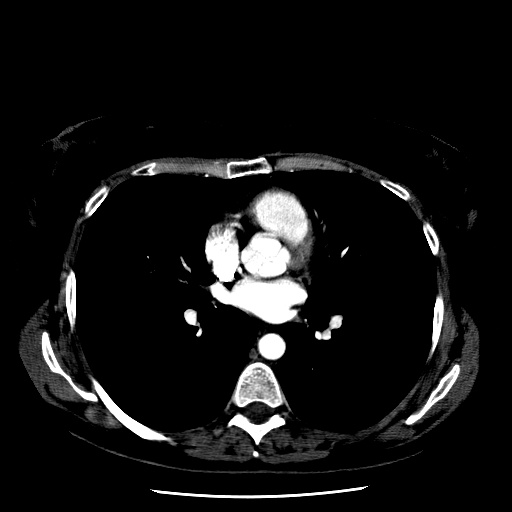
#> input picture 1.jpg, 512 x 512 px
$ python lung_mask_cv.py
#> lines starting #> are read from the running program, lines starting #| are printed output that depends on the picture; after the words box and inside, x2 and y2 are one past the last pixel; in counts of white or black regions, pixels touching at a corner belong together
"""
完成分水岭算法步骤：
1、加载原始图像
2、阈值分割，将图像分割为黑白两个部分
3、对图像进行开运算，即先腐蚀在膨胀
4、对开运算的结果再进行 膨胀，得到大部分是背景的区域
5、通过距离变换 Distance Transform 获取前景区域
6、背景区域sure_bg 和前景区域sure_fg相减，得到即有前景又有背景的重合区域
7、连通区域处理
8、最后使用分水岭算法
"""

import cv2
import numpy as np
import matplotlib.pyplot as plt

# Step1: 加载图像
img = cv2.imread('1.jpg')
#> img is the input picture: shape (512, 512, 3); min 0, max 255, mean 19.6
img = cv2.cvtColor(img, cv2.COLOR_BGR2RGB)
gray = cv2.cvtColor(img, cv2.COLOR_RGB2GRAY)
# plt.imshow(gray)
# plt.show()

# Step2: 阈值分割，将图像分为黑白两部分
ret, thresh = cv2.threshold(gray, 10, 255, cv2.THRESH_BINARY)
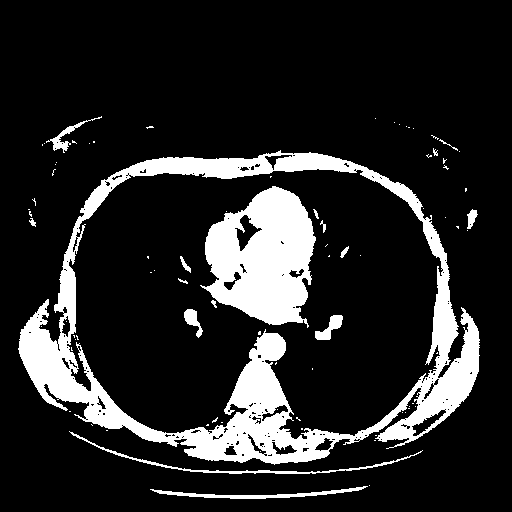
#> thresh: shape (512, 512); 15.5% white; 82 white regions (65 under 20 px), largest, box (x1, y1, x2, y2) and area: (18, 150, 480, 465) 26927, (200, 186, 316, 328) 10633, (69, 431, 423, 474) 822

# Step3: 开运算-先腐蚀再膨胀
kernel = np.ones((3, 3), np.uint8)
opening = cv2.morphologyEx(thresh, cv2.MORPH_OPEN, kernel, iterations=2)
#> opening: shape (512, 512); 13.4% white; 22 white regions, largest, box (x1, y1, x2, y2) and area: (205, 187, 315, 325) 10446, (184, 333, 329, 464) 7118, (19, 317, 174, 444) 5051

# Step4: 对“开运算”的结果进行膨胀，得到大部分都是背景的区域
sure_bg = cv2.dilate(opening, kernel, iterations=3)
#> sure_bg: shape (512, 512); 19.4% white; 9 white regions, largest, box (x1, y1, x2, y2) and area: (81, 150, 482, 445) 16847, (202, 184, 318, 328) 12652, (181, 330, 353, 467) 10358

# Step5: 通过distanceTransform获取前景区域
dist_transform = cv2.distanceTransform(opening, cv2.DIST_L2, 5)
ret, sure_fg = cv2.threshold(dist_transform, 0.1 * dist_transform.max(), 255, 0)
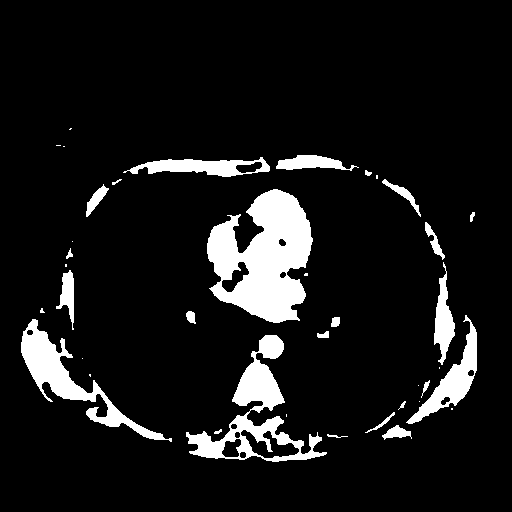
#> sure_fg: shape (512, 512) float32; 9.4% white; 39 white regions (15 under 20 px), largest, box (x1, y1, x2, y2) and area: (207, 189, 313, 323) 8880, (186, 335, 327, 462) 4650, (21, 319, 172, 442) 3581
#> ret = 2.58

# Step6: sure_bg与sure_fg相减,得到既有前景又有背景的重合区域
sure_fg = np.uint8(sure_fg)
# 此区域和轮廓区域的关系未知
unknown = cv2.subtract(sure_bg, sure_fg)
#> unknown: shape (512, 512); 10.1% white; 21 white regions, largest, box (x1, y1, x2, y2) and area: (81, 150, 482, 445) 10090, (16, 236, 177, 447) 5198, (181, 330, 353, 467) 4611

# Step7: 连通区域处理
# 对连通区域进行标号  序号为 0- N-1
ret, markers = cv2.connectedComponents(sure_fg, connectivity=8)
#> markers: shape (512, 512) int32; 40 distinct labels, from 0 to 39
#> ret = 40
# OpenCV 分水岭算法对物体做的标注必须都 大于1，背景为标号为0,因此对所有markers加1变成了1-N
markers = markers + 1
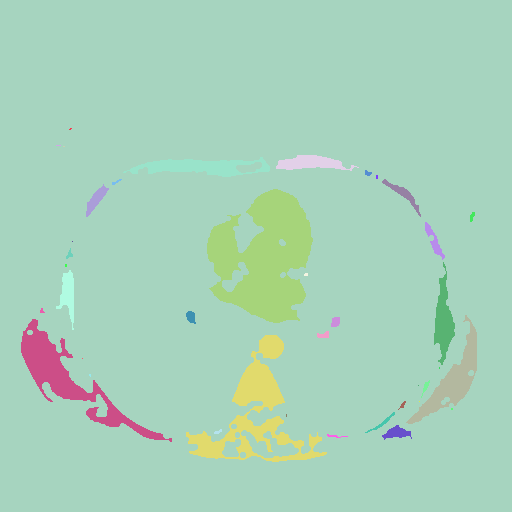
#> markers: shape (512, 512) int32; 40 distinct labels, from 1 to 40; one colour per label, 0 black

# 去掉属于背景区域的部分（即让其变为0，成为背景）
# 此语句的Python语法 类似于if ，“unknow==255” 返回的是图像矩阵的真值表。
# 现在整个markers里面有：0，1，2，3 ..... N
# 0：代表unknown, 1,2,3,...代表就是连通区域

markers[unknown == 255] = 0
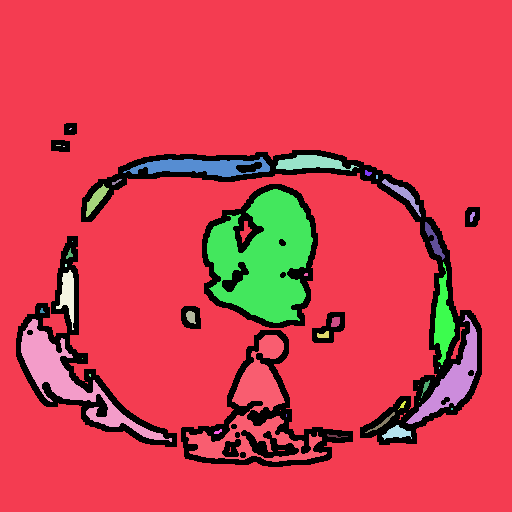
#> markers: shape (512, 512) int32; 41 distinct labels, from 0 to 40; one colour per label, 0 black

# Step8: 分水岭算法
markers = cv2.watershed(img, markers)  # 分水岭算法后，所有轮廓的像素点被标注为  -1
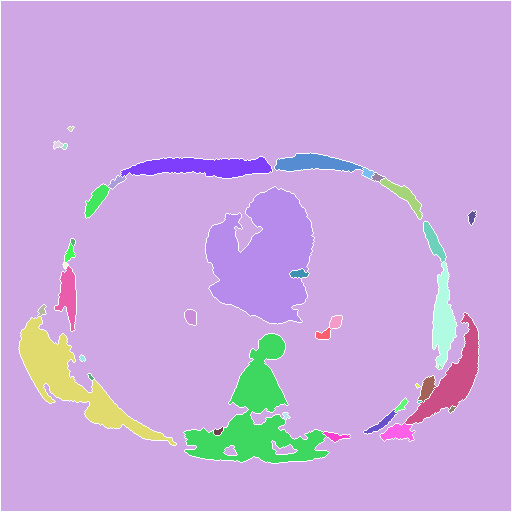
#> markers: shape (512, 512) int32; 41 distinct labels, from -1 to 40; one colour per label, 0 black, -1 white
# 现在整个markers里面有：-1, 0, 1
# -1:代表分水岭
lung_mask = img
img[markers == -1] = [0, 0, 255]  # 标注为-1 的像素点标红
#> img: shape (512, 512, 3); 2.31% of pixels changed, all inside (x1, y1, x2, y2) = (0, 0, 512, 512)

lung_mask[markers==1]=[0,0,0]
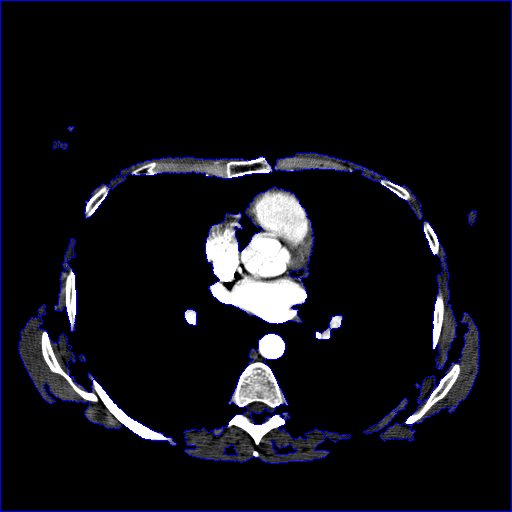
#> lung_mask: shape (512, 512, 3); 9.12% of pixels changed, all inside (x1, y1, x2, y2) = (0, 0, 512, 512)
# ret, thresh_mask = cv2.threshold(gray, 1, 255, cv2.THRESH_BINARY)
mask_inv = cv2.bitwise_not(lung_mask)
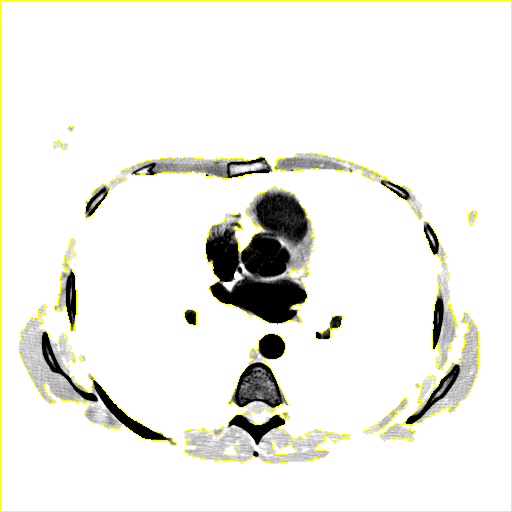
#> mask_inv: shape (512, 512, 3); mean R, G, B 237.7, 237.7, 231.8
#> (the run stopped early here; a loop or call above may not have finished)
